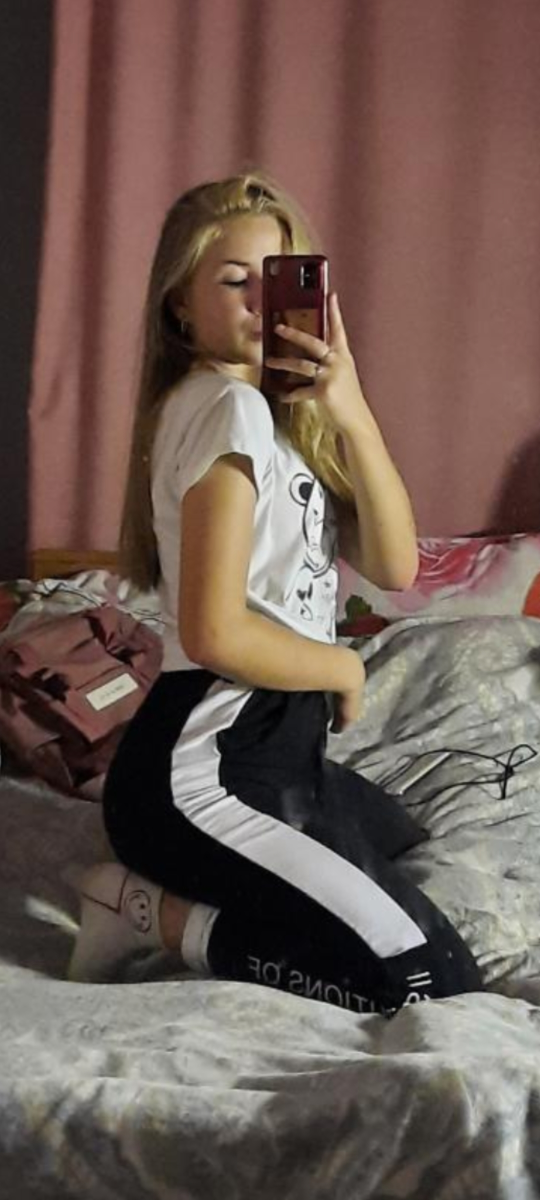
#> input picture AI_machine/images/shopa.jpg, 1080 x 2400 px (shown at 1/2 size)
$ python photo_red.py
#> lines starting #> are read from the running program, lines starting #| are printed output that depends on the picture; after the words box and inside, x2 and y2 are one past the last pixel; in counts of white or black regions, pixels touching at a corner belong together
import cv2
import numpy as np

img = cv2.imread('images/shopa.jpg')
#> img is the input picture: shape (2400, 1080, 3); mean B, G, R 83.4, 91.5, 109.8

img = cv2.resize(img, (img.shape[1] // 3, img.shape[0] // 3))
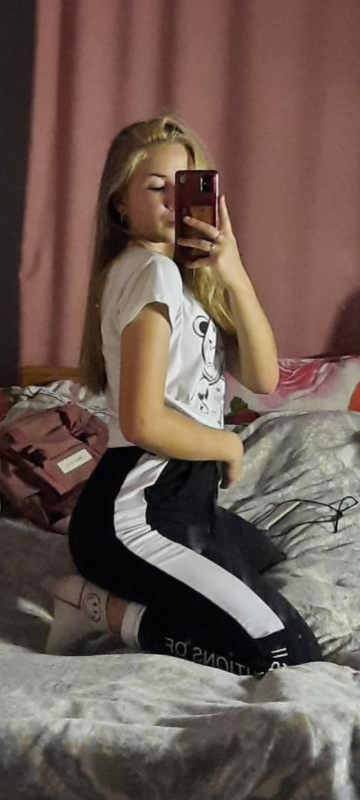
#> img: shape (800, 360, 3); mean B, G, R 83.3, 91.5, 109.8
img = cv2.GaussianBlur(img, (9, 9), 0)
img = cv2.cvtColor(img, cv2.COLOR_BGR2GRAY)
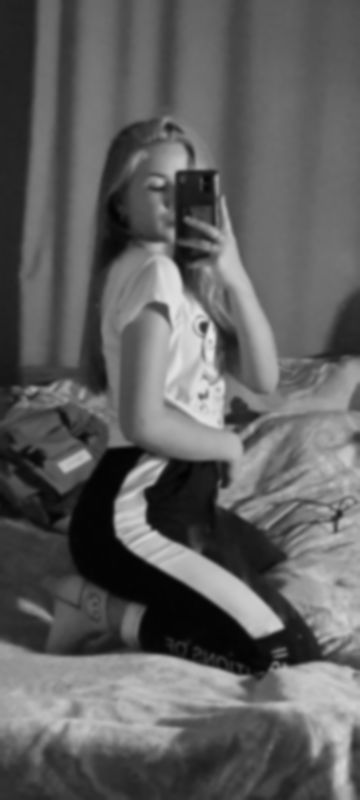
#> img: shape (800, 360); min 2, max 232, mean 96

img = cv2.Canny(img, 40, 40)
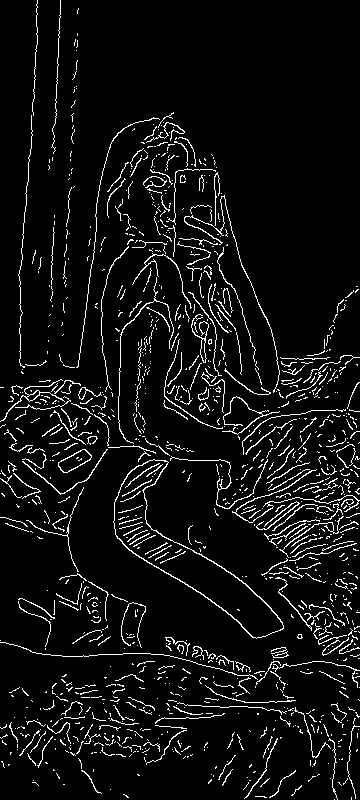
#> img: shape (800, 360); 6.4% white in thin lines or dots

kernel = np.ones((1, 1), np.uint8)
img = cv2.dilate(img, kernel, iterations=1)

img = cv2.erode(img, kernel, iterations=1)

# img[0:100, 0:150]
cv2.imshow('Result', img)

# print(img.shape)

cv2.waitKey(0)
